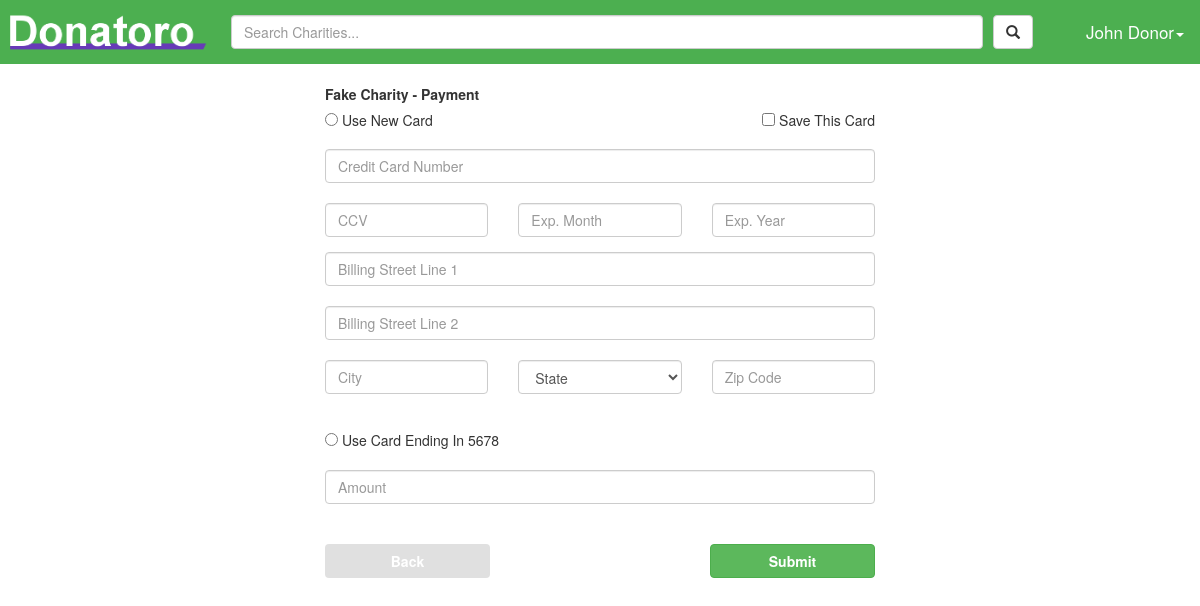
Before: /donate/Fake Charity (signed in) with the older database file.
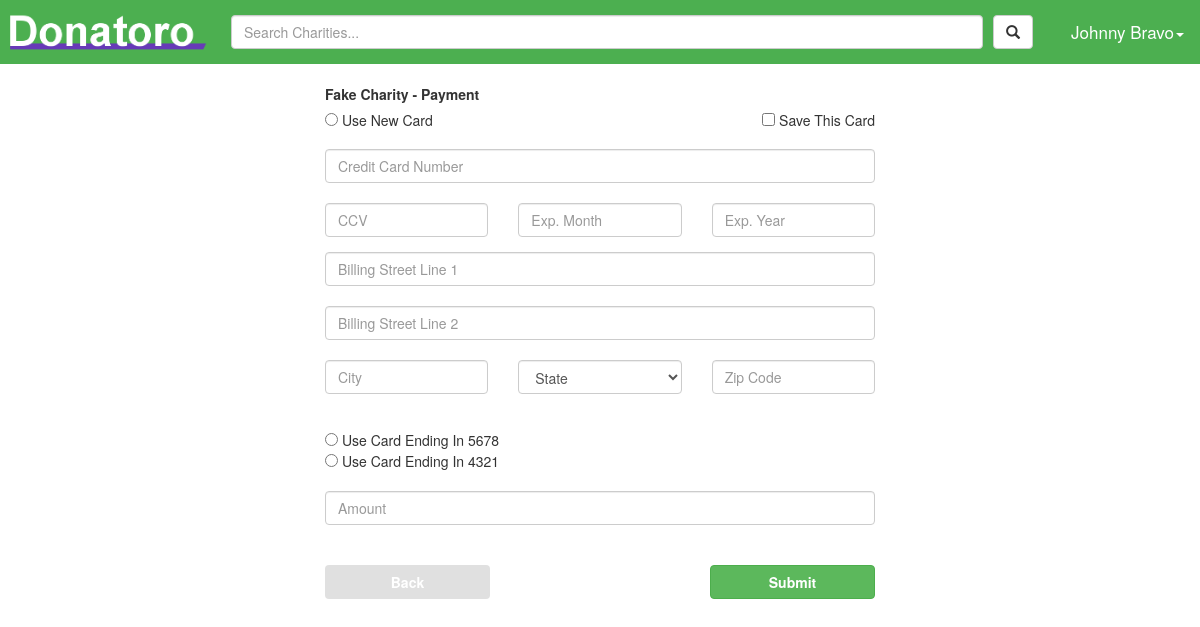
After: the same page with the newer database file.
### tables this page shows
CREATE TABLE "donor_info" ("firstName" TEXT NOT NULL , "lastName" TEXT NOT NULL , "streetAdd1" TEXT NOT NULL , "streetAdd2" TEXT, "city" TEXT NOT NULL , "state" TEXT NOT NULL , "zip" INTEGER NOT NULL , "userID" INTEGER PRIMARY KEY  NOT NULL  UNIQUE );

CREATE TABLE "cc" ("ccn" INTEGER NOT NULL , "ccv" INTEGER NOT NULL , "expMonth" INTEGER NOT NULL , "expYear" INTEGER NOT NULL , "streetAdd1" TEXT NOT NULL , "streetAdd2" TEXT NOT NULL , "city" TEXT NOT NULL , "state" TEXT NOT NULL , "zip" INTEGER NOT NULL , "userID" INTEGER, "id" INTEGER PRIMARY KEY  AUTOINCREMENT  UNIQUE );

### donatoro.py (the view, shortened to what this page needs)
@app.route('/donate/<charity>', methods=['GET', 'POST'])
def donate(charity):
    user = getUserById(session['userId'])
    search_term = ""
    if 'searchQuery' in request.args:
        search_term = request.args['searchQuery']
    if user["isDonor"] == 1:
        info = getInfoByUserId(session['userId'])
        credit_cards = getCreditCardByUserId(info['userId'])
    donation = {}
    charityName = {'name':charity}
    return render_template_logged_in('donation/donation.jinja', charity=charityName, creditCard=credit_cards, states=states, donation=donation, query=search_term)

### dataBaseLogic.py (called while the page is built)
def get_db():
    return sqlite3.connect(app.config['DATABASE'])

def query_db(query, args=(), one=False):
    cur = get_db().execute(query, args)
    return cur
    cur.close()
    return test

def getUserById(userId):
    user = query_db('select * from user where id=?', (userId,)).fetchone()
    return dict(id=user[0], password=user[2], email=user[1], isDonor=user[3])

def getCreditCardByUserId(userId):
    return [dict(ccn=row[0], ccv=row[1], expMonth=row[2], expYear=row[3], streetAdd1 =row[4], streetAdd2=row[5], city=row[6],
                 state=row[7], zip=row[8], userId=row[9], id=row[10]) for row in
             query_db('select * from cc where userId=?', (userId,)).fetchall()]

### donatoro.py (called while the page is built)
def render_template_logged_in(template, **context):
    user = getUserById(session['userId'])
    info = getInfoByUserId(session['userId'])
    return render_template(template, user=user, userInfo=info, **context)

### templates/donation/donation.jinja (shortened to what this page needs)
{% extends "base.jinja" %}
{% block head %}
    <link rel="stylesheet" type="text/css" href="{{ url_for('static', filename='stylesheets/donation.css') }}" />
{% endblock %}
{% block body %}
<div class="formContainer">
    <div class="form-group">
        <br>
        <label for="">{{ charity['name'] }} - Payment</label>
        <br>
        <form method='post'>
            <span class="left">
                <input type="radio" name="radio" value="new" {% if donation['radio']=="new" %} checked="checked" {% endif %}> Use New Card
            </span>
            <span class="right">
                <input type="checkbox" name="Save" value="saved"> Save This Card
            </span>
            <br>
            <br>
            <input type="text" class="form-control" id="ccNum" name="ccNum" placeholder="Credit Card Number" {% if donation['radio']=='new' %}value="{{ donation['ccNum'] }}" {%  endif %}>
            <br>
            <div class='row'>
                <div class='col-sm-4'>
                    <div class='form-group'>
                        <input class="form-control" id="ccv" name="ccv" size="30" type="text" placeholder="CCV" value="{{ donation['ccv'] }}"/>
                    </div>
                </div>
                <div class='col-sm-4'>
                    <div class='form-group'>
                        <input class="form-control" id="expMonth" name="expMonth" size="30" type="number" placeholder="Exp. Month" value="{{ donation['expMonth'] }}"/>
                    </div>
                </div>
                <div class='col-sm-4'>
                    <div class='form-group'>
                        <input class="form-control" id="Exp. Year" name="expYear" size="30" type="number" placeholder="Exp. Year" value="{{ donation['expYear'] }}"/>
                    </div>
                </div>
            </div>
            <input type="text" class="form-control" id="streetAddress1" name="streetAddress1" placeholder="Billing Street Line 1" value="{{ donation['streetAddress1'] }}">
            <br>
            <input type="text" class="form-control" id="streetAddress2" name="streetAddress2" placeholder="Billing Street Line 2" value="{{ donation['streetAddress2'] }}">
            <br>
            <div class='row'>
                <div class='col-sm-4'>
                    <div class='form-group'>
                        <input class="form-control" id="city" name="city" size="30" type="text" placeholder="City" value="{{ donation['city'] }}"/>
                    </div>
                </div>
                <div class='col-sm-4'>
                    <div class='form-group'>
                         <select class="form-control" name="state" value="{{ donation['state'] }}">
                            <option selected disabled>State</option>
                        </select>
                    </div>
                </div>
                <div class='col-sm-4'>
                    <div class='form-group'>
                        <input class="form-control" id="zip" name="zip" size="30" type="number" placeholder="Zip Code" value="{{ donation['zip'] }}"/>
                    </div>
                </div>
            </div>
            <br>
            {% for number in creditCard %}
                <input type="radio" name="radio" value="{{ number }}" {% if number['ccn']|string== donation['ccNum']|string %} checked="checked" {% endif %}> Use Card Ending In {{ (number['ccn']|string)[-4:] }}
                <br>
            {% endfor %}
            <br>
            <input type="text" class="form-control" id="amount" name="amount" placeholder="Amount" value="{{ donation['amount'] }}">
            <br>
            <br>
            <a class="btn btn-grey leftBox formButtons" href="/charityHome/{{ charity['name'] }}"><b>Back</b></a>
            <button type="submit" class="btn btn-success rightBox formButtons" formaction="{{ url_for('donationConfirmation', charity=charity['name']) }}"><b>Submit</b></button>
        </form>
    </div>
</div>
{% endblock %}

### templates/base.jinja (shortened to what this page needs)
<!DOCTYPE html>
<html lang="en">
<head>
    <link rel="stylesheet" type="text/css" href="{{ url_for('static', filename='stylesheets/font-awesome.min.css') }}" />
    <link rel="stylesheet" type="text/css" href="{{ url_for('static', filename='stylesheets/base.css') }}" />
    <link rel="stylesheet" href="https://maxcdn.bootstrapcdn.com/bootstrap/3.3.7/css/bootstrap.min.css">
    {% block head %}
    {% endblock %}
</head>
<body>
    <div class="topnav">
        {% if user and user["isDonor"] %}
        <a href="/newsFeed"><img src="/static/images/Donatoro-logo.png" class="logo"/></a>
        {% elif user and not user["isDonor"] %}
        <a href="/charity/admin"><img src="/static/images/Donatoro-logo.png" class="logo"/></a>
        {% else %}
        <a href="/"><img src="/static/images/Donatoro-logo.png" class="logo"/></a>
        {% endif %}
        {% if user %}
        <div class="dropdown username">
            {% if user["isDonor"] %}
                <button class="dropdown-toggle username" type="button" data-toggle="dropdown">{{ userInfo["firstName"] }} {{ userInfo["lastName"] }}<span class="caret"></span></button>
            {% else %}
                <button class="dropdown-toggle username" type="button" data-toggle="dropdown">{{ userInfo["name"] }}<span class="caret"></span></button>
            {% endif %}
        </div>
        {% if user["isDonor"] %}
            <div id="searchDiv">
                <form method="get" action="{{ url_for('results') }}" class="navbar-form navbar-left" id="searchForm" role="search">
                    <button type="submit" class="btn btn-default searchIcon"><span class="glyphicon glyphicon-search"></span></button>
                    <span><input type="text" class="form-control searchBar" name="searchQuery" placeholder="Search Charities..."></span>
                </form>
            </div>
        {% endif %}
        {% endif %}
    </div>
{% block body %}
{% endblock %}
</body>
</html>

Changed rows visible on the page:
changed donor_info: firstName "John" → "Johnny"; lastName "Donor" → "Bravo"
added cc: ccn "4321"
